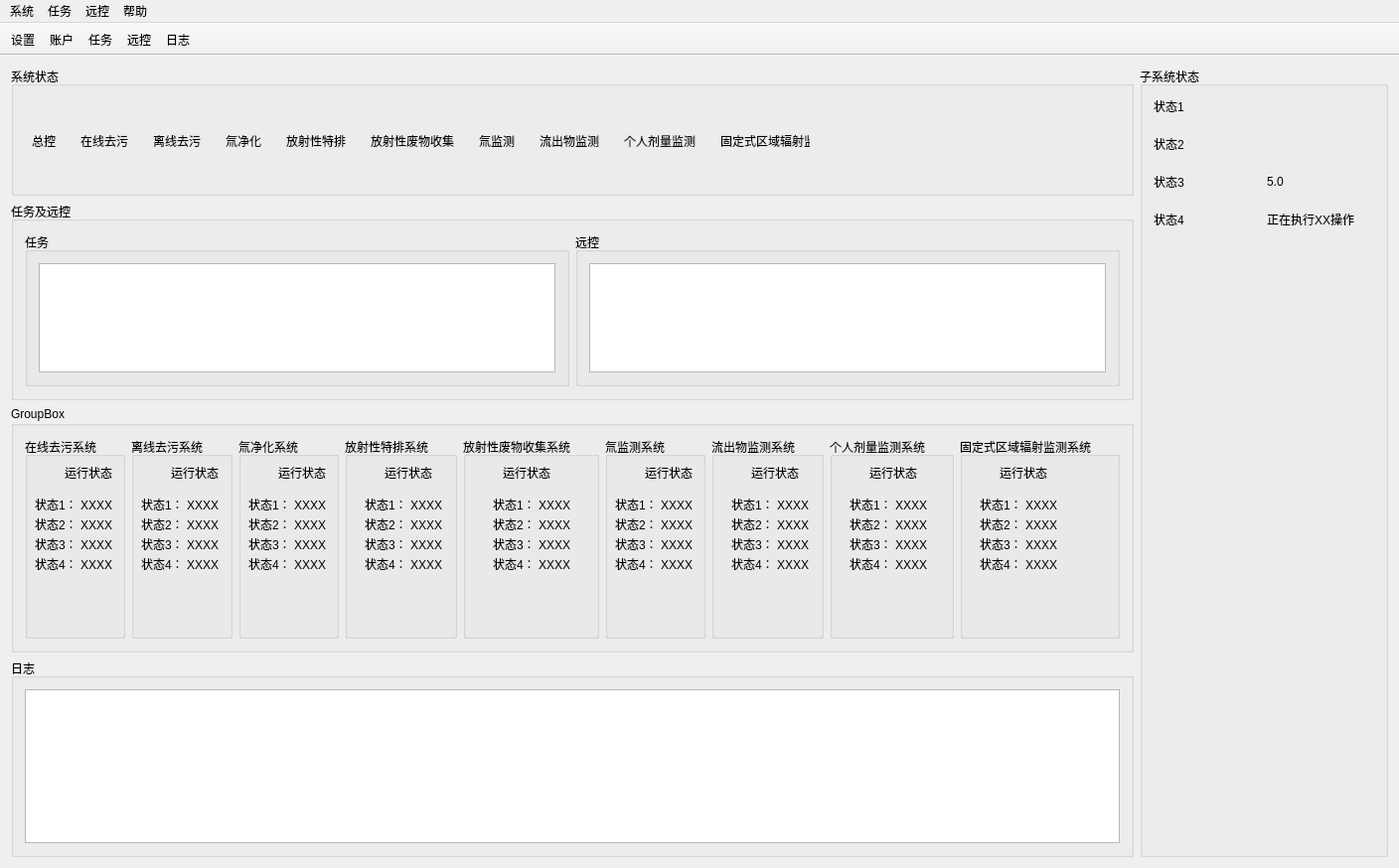
<?xml version="1.0" encoding="UTF-8"?>
<ui version="4.0">
 <class>MainWindow</class>
 <widget class="QMainWindow" name="MainWindow">
  <property name="geometry">
   <rect>
    <x>0</x>
    <y>0</y>
    <width>1408</width>
    <height>874</height>
   </rect>
  </property>
  <property name="windowTitle">
   <string>辐射防护数据集成与监控系统</string>
  </property>
  <widget class="QWidget" name="centralWidget">
   <layout class="QHBoxLayout" name="horizontalLayout_2">
    <item>
     <layout class="QHBoxLayout" name="horizontalLayout">
      <item>
       <layout class="QVBoxLayout" name="verticalLayout">
        <item>
         <widget class="QGroupBox" name="groupBox">
          <property name="enabled">
           <bool>true</bool>
          </property>
          <property name="minimumSize">
           <size>
            <width>0</width>
            <height>130</height>
           </size>
          </property>
          <property name="maximumSize">
           <size>
            <width>16777215</width>
            <height>130</height>
           </size>
          </property>
          <property name="title">
           <string>系统状态</string>
          </property>
          <widget class="QWidget" name="layoutWidget">
           <property name="geometry">
            <rect>
             <x>10</x>
             <y>20</y>
             <width>805</width>
             <height>78</height>
            </rect>
           </property>
           <layout class="QGridLayout" name="gridLayout_2">
            <property name="sizeConstraint">
             <enum>QLayout::SetDefaultConstraint</enum>
            </property>
            <property name="horizontalSpacing">
             <number>25</number>
            </property>
            <item row="0" column="2">
             <widget class="QLabel" name="label_3">
              <property name="text">
               <string/>
              </property>
              <property name="pixmap">
               <pixmap resource="resource.qrc">:/resource/green.png</pixmap>
              </property>
              <property name="alignment">
               <set>Qt::AlignCenter</set>
              </property>
             </widget>
            </item>
            <item row="1" column="7">
             <widget class="QLabel" name="label_17">
              <property name="text">
               <string>流出物监测</string>
              </property>
             </widget>
            </item>
            <item row="0" column="3">
             <widget class="QLabel" name="label_4">
              <property name="text">
               <string/>
              </property>
              <property name="pixmap">
               <pixmap resource="resource.qrc">:/resource/green.png</pixmap>
              </property>
              <property name="alignment">
               <set>Qt::AlignCenter</set>
              </property>
             </widget>
            </item>
            <item row="0" column="6">
             <widget class="QLabel" name="label_14">
              <property name="text">
               <string/>
              </property>
              <property name="pixmap">
               <pixmap resource="resource.qrc">:/resource/green.png</pixmap>
              </property>
             </widget>
            </item>
            <item row="0" column="1">
             <widget class="QLabel" name="label_2">
              <property name="text">
               <string/>
              </property>
              <property name="pixmap">
               <pixmap resource="resource.qrc">:/resource/green.png</pixmap>
              </property>
              <property name="alignment">
               <set>Qt::AlignCenter</set>
              </property>
             </widget>
            </item>
            <item row="1" column="2">
             <widget class="QLabel" name="label_9">
              <property name="text">
               <string>离线去污</string>
              </property>
             </widget>
            </item>
            <item row="0" column="7">
             <widget class="QLabel" name="label_16">
              <property name="text">
               <string/>
              </property>
              <property name="pixmap">
               <pixmap resource="resource.qrc">:/resource/green.png</pixmap>
              </property>
              <property name="alignment">
               <set>Qt::AlignCenter</set>
              </property>
             </widget>
            </item>
            <item row="1" column="6">
             <widget class="QLabel" name="label_15">
              <property name="text">
               <string>氚监测</string>
              </property>
             </widget>
            </item>
            <item row="1" column="8">
             <widget class="QLabel" name="label_19">
              <property name="text">
               <string>个人剂量监测</string>
              </property>
             </widget>
            </item>
            <item row="1" column="0">
             <widget class="QLabel" name="label_7">
              <property name="text">
               <string>总控</string>
              </property>
             </widget>
            </item>
            <item row="1" column="9">
             <widget class="QLabel" name="label_20">
              <property name="text">
               <string>固定式区域辐射监测</string>
              </property>
             </widget>
            </item>
            <item row="1" column="4">
             <widget class="QLabel" name="label_11">
              <property name="text">
               <string>放射性特排</string>
              </property>
             </widget>
            </item>
            <item row="1" column="3">
             <widget class="QLabel" name="label_10">
              <property name="text">
               <string>氚净化</string>
              </property>
             </widget>
            </item>
            <item row="0" column="0">
             <widget class="QLabel" name="label_6">
              <property name="text">
               <string/>
              </property>
              <property name="pixmap">
               <pixmap resource="resource.qrc">:/resource/green.png</pixmap>
              </property>
              <property name="alignment">
               <set>Qt::AlignCenter</set>
              </property>
             </widget>
            </item>
            <item row="0" column="8">
             <widget class="QLabel" name="label_18">
              <property name="text">
               <string/>
              </property>
              <property name="pixmap">
               <pixmap resource="resource.qrc">:/resource/green.png</pixmap>
              </property>
              <property name="alignment">
               <set>Qt::AlignCenter</set>
              </property>
             </widget>
            </item>
            <item row="0" column="5">
             <widget class="QLabel" name="label_12">
              <property name="text">
               <string/>
              </property>
              <property name="pixmap">
               <pixmap resource="resource.qrc">:/resource/green.png</pixmap>
              </property>
              <property name="alignment">
               <set>Qt::AlignCenter</set>
              </property>
             </widget>
            </item>
            <item row="1" column="5">
             <widget class="QLabel" name="label_13">
              <property name="text">
               <string>放射性废物收集</string>
              </property>
             </widget>
            </item>
            <item row="0" column="4">
             <widget class="QLabel" name="label_5">
              <property name="text">
               <string/>
              </property>
              <property name="pixmap">
               <pixmap resource="resource.qrc">:/resource/green.png</pixmap>
              </property>
              <property name="alignment">
               <set>Qt::AlignCenter</set>
              </property>
             </widget>
            </item>
            <item row="1" column="1">
             <widget class="QLabel" name="label_8">
              <property name="text">
               <string>在线去污</string>
              </property>
             </widget>
            </item>
            <item row="0" column="9">
             <widget class="QLabel" name="label_21">
              <property name="layoutDirection">
               <enum>Qt::LeftToRight</enum>
              </property>
              <property name="text">
               <string/>
              </property>
              <property name="pixmap">
               <pixmap resource="resource.qrc">:/resource/green.png</pixmap>
              </property>
              <property name="scaledContents">
               <bool>false</bool>
              </property>
              <property name="alignment">
               <set>Qt::AlignCenter</set>
              </property>
             </widget>
            </item>
           </layout>
          </widget>
          <widget class="QWidget" name="layoutWidget">
           <property name="geometry">
            <rect>
             <x>10</x>
             <y>110</y>
             <width>534</width>
             <height>14</height>
            </rect>
           </property>
           <layout class="QHBoxLayout" name="horizontalLayout_3">
            <property name="spacing">
             <number>50</number>
            </property>
            <item>
             <widget class="QLabel" name="label">
              <property name="text">
               <string>登录账户:张三</string>
              </property>
             </widget>
            </item>
            <item>
             <widget class="QLabel" name="label_22">
              <property name="text">
               <string>系统启动时间：2019-10-10 20:00:00</string>
              </property>
             </widget>
            </item>
            <item>
             <widget class="QLabel" name="label_23">
              <property name="text">
               <string>系统运行时间：20小时5份6秒</string>
              </property>
             </widget>
            </item>
           </layout>
          </widget>
         </widget>
        </item>
        <item>
         <widget class="QGroupBox" name="groupBox_2">
          <property name="minimumSize">
           <size>
            <width>0</width>
            <height>200</height>
           </size>
          </property>
          <property name="maximumSize">
           <size>
            <width>16777215</width>
            <height>200</height>
           </size>
          </property>
          <property name="title">
           <string>任务及远控</string>
          </property>
          <layout class="QHBoxLayout" name="horizontalLayout_5">
           <item>
            <layout class="QHBoxLayout" name="horizontalLayout_4">
             <item>
              <widget class="QGroupBox" name="groupBox_3">
               <property name="title">
                <string>任务</string>
               </property>
               <layout class="QHBoxLayout" name="horizontalLayout_6">
                <item>
                 <layout class="QVBoxLayout" name="verticalLayout_4">
                  <item>
                   <widget class="QTableView" name="tableViewTask"/>
                  </item>
                 </layout>
                </item>
               </layout>
              </widget>
             </item>
             <item>
              <widget class="QGroupBox" name="groupBox_4">
               <property name="title">
                <string>远控</string>
               </property>
               <layout class="QHBoxLayout" name="horizontalLayout_7">
                <item>
                 <layout class="QVBoxLayout" name="verticalLayout_5">
                  <item>
                   <widget class="QTableView" name="tableViewCtrl"/>
                  </item>
                 </layout>
                </item>
               </layout>
              </widget>
             </item>
            </layout>
           </item>
          </layout>
         </widget>
        </item>
        <item>
         <widget class="QGroupBox" name="groupBox_5">
          <property name="minimumSize">
           <size>
            <width>0</width>
            <height>0</height>
           </size>
          </property>
          <property name="title">
           <string>GroupBox</string>
          </property>
          <layout class="QHBoxLayout" name="horizontalLayout_10">
           <item>
            <layout class="QHBoxLayout" name="horizontalLayout_9">
             <item>
              <widget class="QGroupBox" name="groupBox_6">
               <property name="title">
                <string>在线去污系统</string>
               </property>
               <widget class="QLabel" name="label_24">
                <property name="geometry">
                 <rect>
                  <x>10</x>
                  <y>20</y>
                  <width>26</width>
                  <height>35</height>
                 </rect>
                </property>
                <property name="text">
                 <string/>
                </property>
                <property name="pixmap">
                 <pixmap resource="resource.qrc">:/resource/green.png</pixmap>
                </property>
                <property name="alignment">
                 <set>Qt::AlignCenter</set>
                </property>
               </widget>
               <widget class="QLabel" name="label_25">
                <property name="geometry">
                 <rect>
                  <x>40</x>
                  <y>30</y>
                  <width>54</width>
                  <height>12</height>
                 </rect>
                </property>
                <property name="text">
                 <string>运行状态</string>
                </property>
               </widget>
               <widget class="QLabel" name="label_50">
                <property name="geometry">
                 <rect>
                  <x>10</x>
                  <y>60</y>
                  <width>81</width>
                  <height>16</height>
                 </rect>
                </property>
                <property name="text">
                 <string>状态1： XXXX</string>
                </property>
               </widget>
               <widget class="QLabel" name="label_51">
                <property name="geometry">
                 <rect>
                  <x>10</x>
                  <y>80</y>
                  <width>81</width>
                  <height>16</height>
                 </rect>
                </property>
                <property name="text">
                 <string>状态2： XXXX</string>
                </property>
               </widget>
               <widget class="QLabel" name="label_52">
                <property name="geometry">
                 <rect>
                  <x>10</x>
                  <y>100</y>
                  <width>81</width>
                  <height>16</height>
                 </rect>
                </property>
                <property name="text">
                 <string>状态3： XXXX</string>
                </property>
               </widget>
               <widget class="QLabel" name="label_53">
                <property name="geometry">
                 <rect>
                  <x>10</x>
                  <y>120</y>
                  <width>81</width>
                  <height>16</height>
                 </rect>
                </property>
                <property name="text">
                 <string>状态4： XXXX</string>
                </property>
               </widget>
              </widget>
             </item>
             <item>
              <widget class="QGroupBox" name="groupBox_14">
               <property name="title">
                <string>离线去污系统</string>
               </property>
               <widget class="QLabel" name="label_26">
                <property name="geometry">
                 <rect>
                  <x>10</x>
                  <y>20</y>
                  <width>26</width>
                  <height>35</height>
                 </rect>
                </property>
                <property name="text">
                 <string/>
                </property>
                <property name="pixmap">
                 <pixmap resource="resource.qrc">:/resource/green.png</pixmap>
                </property>
                <property name="alignment">
                 <set>Qt::AlignCenter</set>
                </property>
               </widget>
               <widget class="QLabel" name="label_27">
                <property name="geometry">
                 <rect>
                  <x>40</x>
                  <y>30</y>
                  <width>54</width>
                  <height>12</height>
                 </rect>
                </property>
                <property name="text">
                 <string>运行状态</string>
                </property>
               </widget>
               <widget class="QLabel" name="label_54">
                <property name="geometry">
                 <rect>
                  <x>10</x>
                  <y>60</y>
                  <width>81</width>
                  <height>16</height>
                 </rect>
                </property>
                <property name="text">
                 <string>状态1： XXXX</string>
                </property>
               </widget>
               <widget class="QLabel" name="label_55">
                <property name="geometry">
                 <rect>
                  <x>10</x>
                  <y>100</y>
                  <width>81</width>
                  <height>16</height>
                 </rect>
                </property>
                <property name="text">
                 <string>状态3： XXXX</string>
                </property>
               </widget>
               <widget class="QLabel" name="label_58">
                <property name="geometry">
                 <rect>
                  <x>10</x>
                  <y>80</y>
                  <width>81</width>
                  <height>16</height>
                 </rect>
                </property>
                <property name="text">
                 <string>状态2： XXXX</string>
                </property>
               </widget>
               <widget class="QLabel" name="label_59">
                <property name="geometry">
                 <rect>
                  <x>10</x>
                  <y>120</y>
                  <width>81</width>
                  <height>16</height>
                 </rect>
                </property>
                <property name="text">
                 <string>状态4： XXXX</string>
                </property>
               </widget>
              </widget>
             </item>
             <item>
              <widget class="QGroupBox" name="groupBox_13">
               <property name="title">
                <string>氚净化系统</string>
               </property>
               <widget class="QLabel" name="label_28">
                <property name="geometry">
                 <rect>
                  <x>10</x>
                  <y>20</y>
                  <width>26</width>
                  <height>35</height>
                 </rect>
                </property>
                <property name="text">
                 <string/>
                </property>
                <property name="pixmap">
                 <pixmap resource="resource.qrc">:/resource/green.png</pixmap>
                </property>
                <property name="alignment">
                 <set>Qt::AlignCenter</set>
                </property>
               </widget>
               <widget class="QLabel" name="label_29">
                <property name="geometry">
                 <rect>
                  <x>40</x>
                  <y>30</y>
                  <width>54</width>
                  <height>12</height>
                 </rect>
                </property>
                <property name="text">
                 <string>运行状态</string>
                </property>
               </widget>
               <widget class="QLabel" name="label_60">
                <property name="geometry">
                 <rect>
                  <x>10</x>
                  <y>60</y>
                  <width>81</width>
                  <height>16</height>
                 </rect>
                </property>
                <property name="text">
                 <string>状态1： XXXX</string>
                </property>
               </widget>
               <widget class="QLabel" name="label_61">
                <property name="geometry">
                 <rect>
                  <x>10</x>
                  <y>120</y>
                  <width>81</width>
                  <height>16</height>
                 </rect>
                </property>
                <property name="text">
                 <string>状态4： XXXX</string>
                </property>
               </widget>
               <widget class="QLabel" name="label_62">
                <property name="geometry">
                 <rect>
                  <x>10</x>
                  <y>80</y>
                  <width>81</width>
                  <height>16</height>
                 </rect>
                </property>
                <property name="text">
                 <string>状态2： XXXX</string>
                </property>
               </widget>
               <widget class="QLabel" name="label_63">
                <property name="geometry">
                 <rect>
                  <x>10</x>
                  <y>100</y>
                  <width>81</width>
                  <height>16</height>
                 </rect>
                </property>
                <property name="text">
                 <string>状态3： XXXX</string>
                </property>
               </widget>
              </widget>
             </item>
             <item>
              <widget class="QGroupBox" name="groupBox_12">
               <property name="title">
                <string>放射性特排系统</string>
               </property>
               <widget class="QLabel" name="label_30">
                <property name="geometry">
                 <rect>
                  <x>10</x>
                  <y>20</y>
                  <width>26</width>
                  <height>35</height>
                 </rect>
                </property>
                <property name="text">
                 <string/>
                </property>
                <property name="pixmap">
                 <pixmap resource="resource.qrc">:/resource/green.png</pixmap>
                </property>
                <property name="alignment">
                 <set>Qt::AlignCenter</set>
                </property>
               </widget>
               <widget class="QLabel" name="label_31">
                <property name="geometry">
                 <rect>
                  <x>40</x>
                  <y>30</y>
                  <width>54</width>
                  <height>12</height>
                 </rect>
                </property>
                <property name="text">
                 <string>运行状态</string>
                </property>
               </widget>
               <widget class="QLabel" name="label_64">
                <property name="geometry">
                 <rect>
                  <x>20</x>
                  <y>60</y>
                  <width>81</width>
                  <height>16</height>
                 </rect>
                </property>
                <property name="text">
                 <string>状态1： XXXX</string>
                </property>
               </widget>
               <widget class="QLabel" name="label_65">
                <property name="geometry">
                 <rect>
                  <x>20</x>
                  <y>120</y>
                  <width>81</width>
                  <height>16</height>
                 </rect>
                </property>
                <property name="text">
                 <string>状态4： XXXX</string>
                </property>
               </widget>
               <widget class="QLabel" name="label_66">
                <property name="geometry">
                 <rect>
                  <x>20</x>
                  <y>80</y>
                  <width>81</width>
                  <height>16</height>
                 </rect>
                </property>
                <property name="text">
                 <string>状态2： XXXX</string>
                </property>
               </widget>
               <widget class="QLabel" name="label_67">
                <property name="geometry">
                 <rect>
                  <x>20</x>
                  <y>100</y>
                  <width>81</width>
                  <height>16</height>
                 </rect>
                </property>
                <property name="text">
                 <string>状态3： XXXX</string>
                </property>
               </widget>
              </widget>
             </item>
             <item>
              <widget class="QGroupBox" name="groupBox_11">
               <property name="title">
                <string>放射性废物收集系统</string>
               </property>
               <widget class="QLabel" name="label_32">
                <property name="geometry">
                 <rect>
                  <x>10</x>
                  <y>20</y>
                  <width>26</width>
                  <height>35</height>
                 </rect>
                </property>
                <property name="text">
                 <string/>
                </property>
                <property name="pixmap">
                 <pixmap resource="resource.qrc">:/resource/green.png</pixmap>
                </property>
                <property name="alignment">
                 <set>Qt::AlignCenter</set>
                </property>
               </widget>
               <widget class="QLabel" name="label_33">
                <property name="geometry">
                 <rect>
                  <x>40</x>
                  <y>30</y>
                  <width>54</width>
                  <height>12</height>
                 </rect>
                </property>
                <property name="text">
                 <string>运行状态</string>
                </property>
               </widget>
               <widget class="QLabel" name="label_68">
                <property name="geometry">
                 <rect>
                  <x>30</x>
                  <y>60</y>
                  <width>81</width>
                  <height>16</height>
                 </rect>
                </property>
                <property name="text">
                 <string>状态1： XXXX</string>
                </property>
               </widget>
               <widget class="QLabel" name="label_69">
                <property name="geometry">
                 <rect>
                  <x>30</x>
                  <y>120</y>
                  <width>81</width>
                  <height>16</height>
                 </rect>
                </property>
                <property name="text">
                 <string>状态4： XXXX</string>
                </property>
               </widget>
               <widget class="QLabel" name="label_70">
                <property name="geometry">
                 <rect>
                  <x>30</x>
                  <y>80</y>
                  <width>81</width>
                  <height>16</height>
                 </rect>
                </property>
                <property name="text">
                 <string>状态2： XXXX</string>
                </property>
               </widget>
               <widget class="QLabel" name="label_71">
                <property name="geometry">
                 <rect>
                  <x>30</x>
                  <y>100</y>
                  <width>81</width>
                  <height>16</height>
                 </rect>
                </property>
                <property name="text">
                 <string>状态3： XXXX</string>
                </property>
               </widget>
              </widget>
             </item>
             <item>
              <widget class="QGroupBox" name="groupBox_10">
               <property name="title">
                <string>氚监测系统</string>
               </property>
               <widget class="QLabel" name="label_34">
                <property name="geometry">
                 <rect>
                  <x>10</x>
                  <y>20</y>
                  <width>26</width>
                  <height>35</height>
                 </rect>
                </property>
                <property name="text">
                 <string/>
                </property>
                <property name="pixmap">
                 <pixmap resource="resource.qrc">:/resource/green.png</pixmap>
                </property>
                <property name="alignment">
                 <set>Qt::AlignCenter</set>
                </property>
               </widget>
               <widget class="QLabel" name="label_35">
                <property name="geometry">
                 <rect>
                  <x>40</x>
                  <y>30</y>
                  <width>54</width>
                  <height>12</height>
                 </rect>
                </property>
                <property name="text">
                 <string>运行状态</string>
                </property>
               </widget>
               <widget class="QLabel" name="label_72">
                <property name="geometry">
                 <rect>
                  <x>10</x>
                  <y>60</y>
                  <width>81</width>
                  <height>16</height>
                 </rect>
                </property>
                <property name="text">
                 <string>状态1： XXXX</string>
                </property>
               </widget>
               <widget class="QLabel" name="label_73">
                <property name="geometry">
                 <rect>
                  <x>10</x>
                  <y>120</y>
                  <width>81</width>
                  <height>16</height>
                 </rect>
                </property>
                <property name="text">
                 <string>状态4： XXXX</string>
                </property>
               </widget>
               <widget class="QLabel" name="label_74">
                <property name="geometry">
                 <rect>
                  <x>10</x>
                  <y>80</y>
                  <width>81</width>
                  <height>16</height>
                 </rect>
                </property>
                <property name="text">
                 <string>状态2： XXXX</string>
                </property>
               </widget>
               <widget class="QLabel" name="label_75">
                <property name="geometry">
                 <rect>
                  <x>10</x>
                  <y>100</y>
                  <width>81</width>
                  <height>16</height>
                 </rect>
                </property>
                <property name="text">
                 <string>状态3： XXXX</string>
                </property>
               </widget>
              </widget>
             </item>
             <item>
              <widget class="QGroupBox" name="groupBox_9">
               <property name="title">
                <string>流出物监测系统</string>
               </property>
               <widget class="QLabel" name="label_36">
                <property name="geometry">
                 <rect>
                  <x>10</x>
                  <y>20</y>
                  <width>26</width>
                  <height>35</height>
                 </rect>
                </property>
                <property name="text">
                 <string/>
                </property>
                <property name="pixmap">
                 <pixmap resource="resource.qrc">:/resource/green.png</pixmap>
                </property>
                <property name="alignment">
                 <set>Qt::AlignCenter</set>
                </property>
               </widget>
               <widget class="QLabel" name="label_37">
                <property name="geometry">
                 <rect>
                  <x>40</x>
                  <y>30</y>
                  <width>54</width>
                  <height>12</height>
                 </rect>
                </property>
                <property name="text">
                 <string>运行状态</string>
                </property>
               </widget>
               <widget class="QLabel" name="label_76">
                <property name="geometry">
                 <rect>
                  <x>20</x>
                  <y>60</y>
                  <width>81</width>
                  <height>16</height>
                 </rect>
                </property>
                <property name="text">
                 <string>状态1： XXXX</string>
                </property>
               </widget>
               <widget class="QLabel" name="label_77">
                <property name="geometry">
                 <rect>
                  <x>20</x>
                  <y>120</y>
                  <width>81</width>
                  <height>16</height>
                 </rect>
                </property>
                <property name="text">
                 <string>状态4： XXXX</string>
                </property>
               </widget>
               <widget class="QLabel" name="label_78">
                <property name="geometry">
                 <rect>
                  <x>20</x>
                  <y>80</y>
                  <width>81</width>
                  <height>16</height>
                 </rect>
                </property>
                <property name="text">
                 <string>状态2： XXXX</string>
                </property>
               </widget>
               <widget class="QLabel" name="label_79">
                <property name="geometry">
                 <rect>
                  <x>20</x>
                  <y>100</y>
                  <width>81</width>
                  <height>16</height>
                 </rect>
                </property>
                <property name="text">
                 <string>状态3： XXXX</string>
                </property>
               </widget>
              </widget>
             </item>
             <item>
              <widget class="QGroupBox" name="groupBox_7">
               <property name="title">
                <string>个人剂量监测系统</string>
               </property>
               <widget class="QLabel" name="label_38">
                <property name="geometry">
                 <rect>
                  <x>10</x>
                  <y>20</y>
                  <width>26</width>
                  <height>35</height>
                 </rect>
                </property>
                <property name="text">
                 <string/>
                </property>
                <property name="pixmap">
                 <pixmap resource="resource.qrc">:/resource/green.png</pixmap>
                </property>
                <property name="alignment">
                 <set>Qt::AlignCenter</set>
                </property>
               </widget>
               <widget class="QLabel" name="label_39">
                <property name="geometry">
                 <rect>
                  <x>40</x>
                  <y>30</y>
                  <width>54</width>
                  <height>12</height>
                 </rect>
                </property>
                <property name="text">
                 <string>运行状态</string>
                </property>
               </widget>
               <widget class="QLabel" name="label_80">
                <property name="geometry">
                 <rect>
                  <x>20</x>
                  <y>60</y>
                  <width>81</width>
                  <height>16</height>
                 </rect>
                </property>
                <property name="text">
                 <string>状态1： XXXX</string>
                </property>
               </widget>
               <widget class="QLabel" name="label_81">
                <property name="geometry">
                 <rect>
                  <x>20</x>
                  <y>120</y>
                  <width>81</width>
                  <height>16</height>
                 </rect>
                </property>
                <property name="text">
                 <string>状态4： XXXX</string>
                </property>
               </widget>
               <widget class="QLabel" name="label_82">
                <property name="geometry">
                 <rect>
                  <x>20</x>
                  <y>80</y>
                  <width>81</width>
                  <height>16</height>
                 </rect>
                </property>
                <property name="text">
                 <string>状态2： XXXX</string>
                </property>
               </widget>
               <widget class="QLabel" name="label_83">
                <property name="geometry">
                 <rect>
                  <x>20</x>
                  <y>100</y>
                  <width>81</width>
                  <height>16</height>
                 </rect>
                </property>
                <property name="text">
                 <string>状态3： XXXX</string>
                </property>
               </widget>
              </widget>
             </item>
             <item>
              <widget class="QGroupBox" name="groupBox_8">
               <property name="title">
                <string>固定式区域辐射监测系统</string>
               </property>
               <widget class="QLabel" name="label_40">
                <property name="geometry">
                 <rect>
                  <x>10</x>
                  <y>20</y>
                  <width>26</width>
                  <height>35</height>
                 </rect>
                </property>
                <property name="text">
                 <string/>
                </property>
                <property name="pixmap">
                 <pixmap resource="resource.qrc">:/resource/green.png</pixmap>
                </property>
                <property name="alignment">
                 <set>Qt::AlignCenter</set>
                </property>
               </widget>
               <widget class="QLabel" name="label_41">
                <property name="geometry">
                 <rect>
                  <x>40</x>
                  <y>30</y>
                  <width>54</width>
                  <height>12</height>
                 </rect>
                </property>
                <property name="text">
                 <string>运行状态</string>
                </property>
               </widget>
               <widget class="QLabel" name="label_84">
                <property name="geometry">
                 <rect>
                  <x>20</x>
                  <y>60</y>
                  <width>81</width>
                  <height>16</height>
                 </rect>
                </property>
                <property name="text">
                 <string>状态1： XXXX</string>
                </property>
               </widget>
               <widget class="QLabel" name="label_85">
                <property name="geometry">
                 <rect>
                  <x>20</x>
                  <y>120</y>
                  <width>81</width>
                  <height>16</height>
                 </rect>
                </property>
                <property name="text">
                 <string>状态4： XXXX</string>
                </property>
               </widget>
               <widget class="QLabel" name="label_86">
                <property name="geometry">
                 <rect>
                  <x>20</x>
                  <y>80</y>
                  <width>81</width>
                  <height>16</height>
                 </rect>
                </property>
                <property name="text">
                 <string>状态2： XXXX</string>
                </property>
               </widget>
               <widget class="QLabel" name="label_87">
                <property name="geometry">
                 <rect>
                  <x>20</x>
                  <y>100</y>
                  <width>81</width>
                  <height>16</height>
                 </rect>
                </property>
                <property name="text">
                 <string>状态3： XXXX</string>
                </property>
               </widget>
              </widget>
             </item>
            </layout>
           </item>
          </layout>
         </widget>
        </item>
        <item>
         <widget class="QGroupBox" name="groupBox_3">
          <property name="minimumSize">
           <size>
            <width>0</width>
            <height>200</height>
           </size>
          </property>
          <property name="maximumSize">
           <size>
            <width>16777215</width>
            <height>200</height>
           </size>
          </property>
          <property name="title">
           <string>日志</string>
          </property>
          <layout class="QHBoxLayout" name="horizontalLayout_8">
           <item>
            <layout class="QVBoxLayout" name="verticalLayout_6">
             <item>
              <widget class="QTableView" name="tableViewLog"/>
             </item>
            </layout>
           </item>
          </layout>
         </widget>
        </item>
       </layout>
      </item>
      <item>
       <widget class="QGroupBox" name="groupBox">
        <property name="minimumSize">
         <size>
          <width>250</width>
          <height>0</height>
         </size>
        </property>
        <property name="maximumSize">
         <size>
          <width>16777215</width>
          <height>16777215</height>
         </size>
        </property>
        <property name="title">
         <string>子系统状态</string>
        </property>
        <layout class="QVBoxLayout" name="verticalLayout_3">
         <item>
          <layout class="QGridLayout" name="gridLayout">
           <property name="verticalSpacing">
            <number>20</number>
           </property>
           <item row="1" column="0">
            <widget class="QLabel" name="label_44">
             <property name="text">
              <string>状态2</string>
             </property>
            </widget>
           </item>
           <item row="3" column="0">
            <widget class="QLabel" name="label_48">
             <property name="text">
              <string>状态4</string>
             </property>
            </widget>
           </item>
           <item row="0" column="0">
            <widget class="QLabel" name="label_43">
             <property name="text">
              <string>状态1</string>
             </property>
            </widget>
           </item>
           <item row="2" column="0">
            <widget class="QLabel" name="label_46">
             <property name="text">
              <string>状态3</string>
             </property>
            </widget>
           </item>
           <item row="4" column="1">
            <spacer name="verticalSpacer">
             <property name="orientation">
              <enum>Qt::Vertical</enum>
             </property>
             <property name="sizeHint" stdset="0">
              <size>
               <width>20</width>
               <height>40</height>
              </size>
             </property>
            </spacer>
           </item>
           <item row="4" column="0">
            <spacer name="verticalSpacer_2">
             <property name="orientation">
              <enum>Qt::Vertical</enum>
             </property>
             <property name="sizeHint" stdset="0">
              <size>
               <width>20</width>
               <height>40</height>
              </size>
             </property>
            </spacer>
           </item>
           <item row="0" column="1">
            <widget class="QLabel" name="label_42">
             <property name="text">
              <string/>
             </property>
             <property name="pixmap">
              <pixmap resource="resource.qrc">:/resource/red.png</pixmap>
             </property>
            </widget>
           </item>
           <item row="1" column="1">
            <widget class="QLabel" name="label_45">
             <property name="text">
              <string/>
             </property>
             <property name="pixmap">
              <pixmap resource="resource.qrc">:/resource/green.png</pixmap>
             </property>
            </widget>
           </item>
           <item row="2" column="1">
            <widget class="QLabel" name="label_47">
             <property name="text">
              <string>5.0</string>
             </property>
            </widget>
           </item>
           <item row="3" column="1">
            <widget class="QLabel" name="label_49">
             <property name="text">
              <string>正在执行XX操作</string>
             </property>
            </widget>
           </item>
          </layout>
         </item>
        </layout>
       </widget>
      </item>
     </layout>
    </item>
   </layout>
  </widget>
  <widget class="QMenuBar" name="menuBar">
   <property name="geometry">
    <rect>
     <x>0</x>
     <y>0</y>
     <width>1408</width>
     <height>21</height>
    </rect>
   </property>
   <widget class="QMenu" name="menu">
    <property name="title">
     <string>系统</string>
    </property>
   </widget>
   <widget class="QMenu" name="menu_2">
    <property name="title">
     <string>任务</string>
    </property>
   </widget>
   <widget class="QMenu" name="menu_3">
    <property name="title">
     <string>远控</string>
    </property>
   </widget>
   <widget class="QMenu" name="menu_4">
    <property name="title">
     <string>帮助</string>
    </property>
   </widget>
   <addaction name="menu"/>
   <addaction name="menu_2"/>
   <addaction name="menu_3"/>
   <addaction name="menu_4"/>
  </widget>
  <widget class="QToolBar" name="mainToolBar">
   <property name="movable">
    <bool>false</bool>
   </property>
   <property name="iconSize">
    <size>
     <width>48</width>
     <height>48</height>
    </size>
   </property>
   <property name="floatable">
    <bool>false</bool>
   </property>
   <attribute name="toolBarArea">
    <enum>TopToolBarArea</enum>
   </attribute>
   <attribute name="toolBarBreak">
    <bool>false</bool>
   </attribute>
   <addaction name="actionCfg"/>
   <addaction name="actionAccount"/>
   <addaction name="actionTask"/>
   <addaction name="actionControl"/>
   <addaction name="actionLOg"/>
  </widget>
  <action name="actionTask">
   <property name="icon">
    <iconset resource="resource.qrc">
     <normaloff>:/resource/tasks_48px_1118102_easyicon.net.ico</normaloff>:/resource/tasks_48px_1118102_easyicon.net.ico</iconset>
   </property>
   <property name="text">
    <string>任务</string>
   </property>
  </action>
  <action name="actionControl">
   <property name="icon">
    <iconset resource="resource.qrc">
     <normaloff>:/resource/controls_48px_1201030_easyicon.net.ico</normaloff>:/resource/controls_48px_1201030_easyicon.net.ico</iconset>
   </property>
   <property name="text">
    <string>远控</string>
   </property>
  </action>
  <action name="actionCfg">
   <property name="icon">
    <iconset resource="resource.qrc">
     <normaloff>:/resource/settings_48px_1236222_easyicon.net.ico</normaloff>:/resource/settings_48px_1236222_easyicon.net.ico</iconset>
   </property>
   <property name="text">
    <string>设置</string>
   </property>
  </action>
  <action name="actionAccount">
   <property name="icon">
    <iconset resource="resource.qrc">
     <normaloff>:/resource/account_child_48px_1181628_easyicon.net.ico</normaloff>:/resource/account_child_48px_1181628_easyicon.net.ico</iconset>
   </property>
   <property name="text">
    <string>账户</string>
   </property>
  </action>
  <action name="actionLOg">
   <property name="icon">
    <iconset resource="resource.qrc">
     <normaloff>:/resource/search_log_48px_1174050_easyicon.net.ico</normaloff>:/resource/search_log_48px_1174050_easyicon.net.ico</iconset>
   </property>
   <property name="text">
    <string>日志</string>
   </property>
  </action>
 </widget>
 <layoutdefault spacing="6" margin="11"/>
 <resources>
  <include location="resource.qrc"/>
 </resources>
 <connections/>
</ui>
